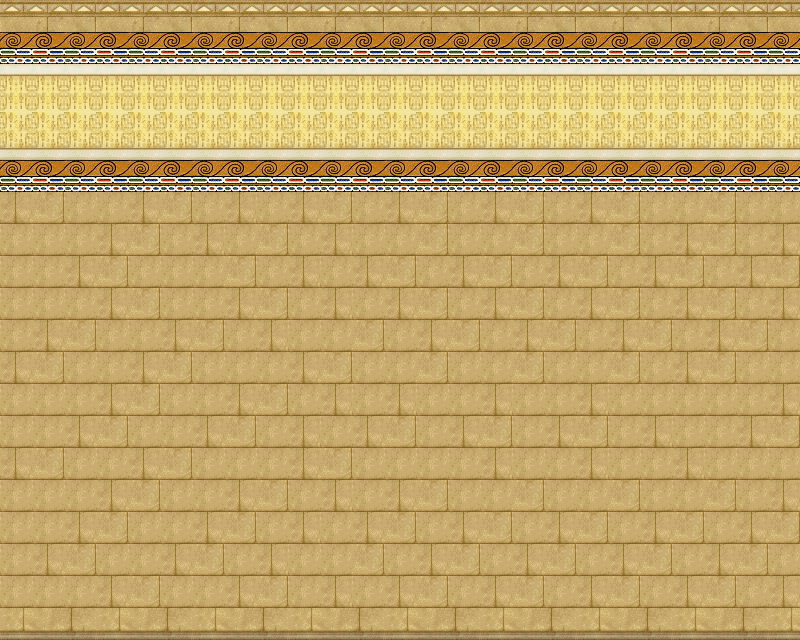

The image is a tile-based game level rendered from a .tmx file. Its description and source (layers, tilesets, objects; grid data summarised) follow:
An orthogonal 25x20 tile map with 32x32 px tiles, 2 tile layers (bg, decoration).

<map version="1.0" orientation="orthogonal" width="25" height="20" tilewidth="32" tileheight="32">
 <tileset firstgid="1" name="egypt_tilset" tilewidth="32" tileheight="32">
  <image source="egypt_tilset.png" width="256" height="2080" />
 </tileset>
 <layer name="bg" width="25" height="20">
  <data>[500 cells, 500 non-empty, 9 distinct tile ids]</data>
 </layer>
 <layer name="decoration" width="25" height="20">
  <data>[500 cells, 138 non-empty, 7 distinct tile ids]</data>
 </layer>
</map>
